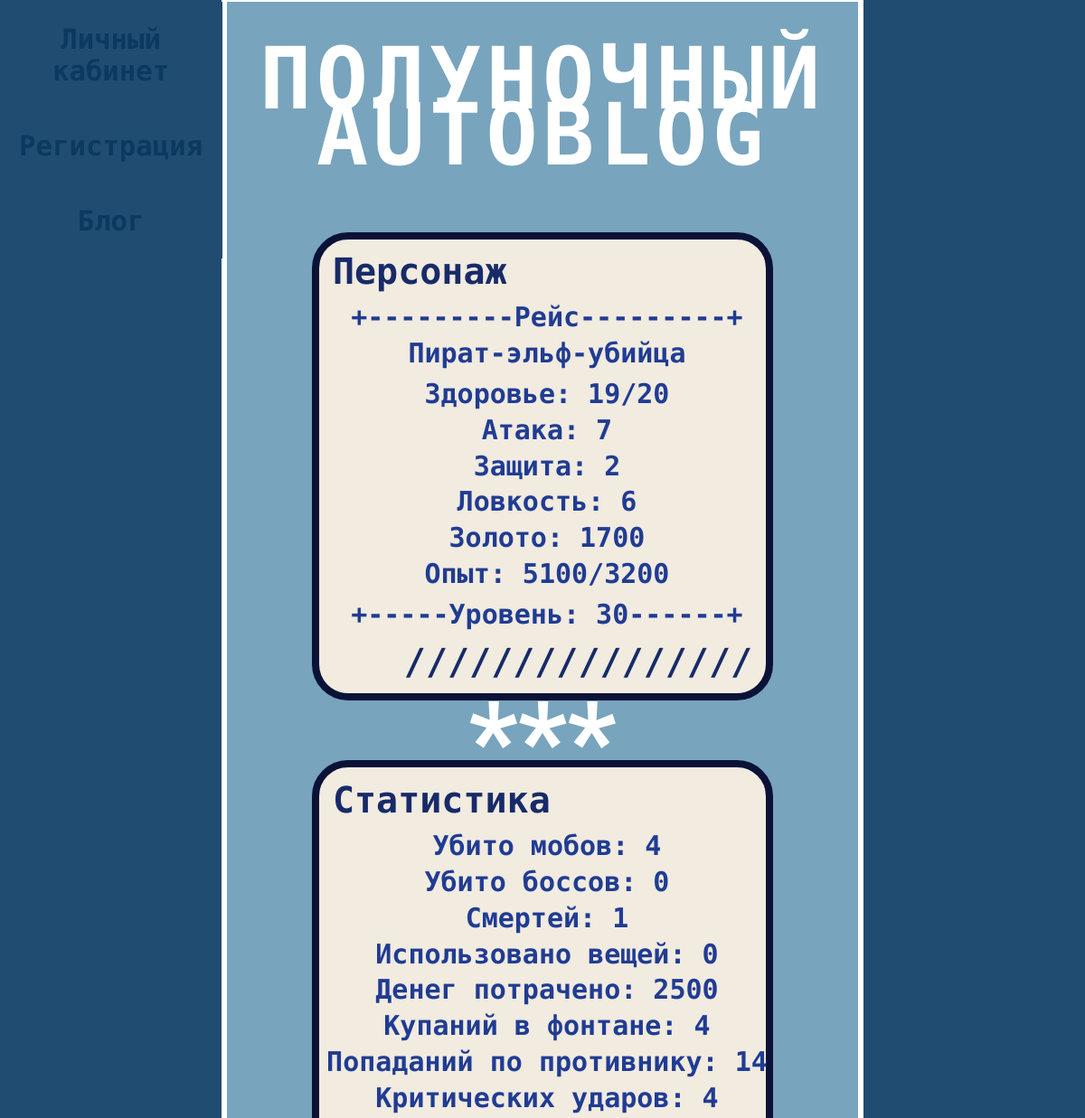
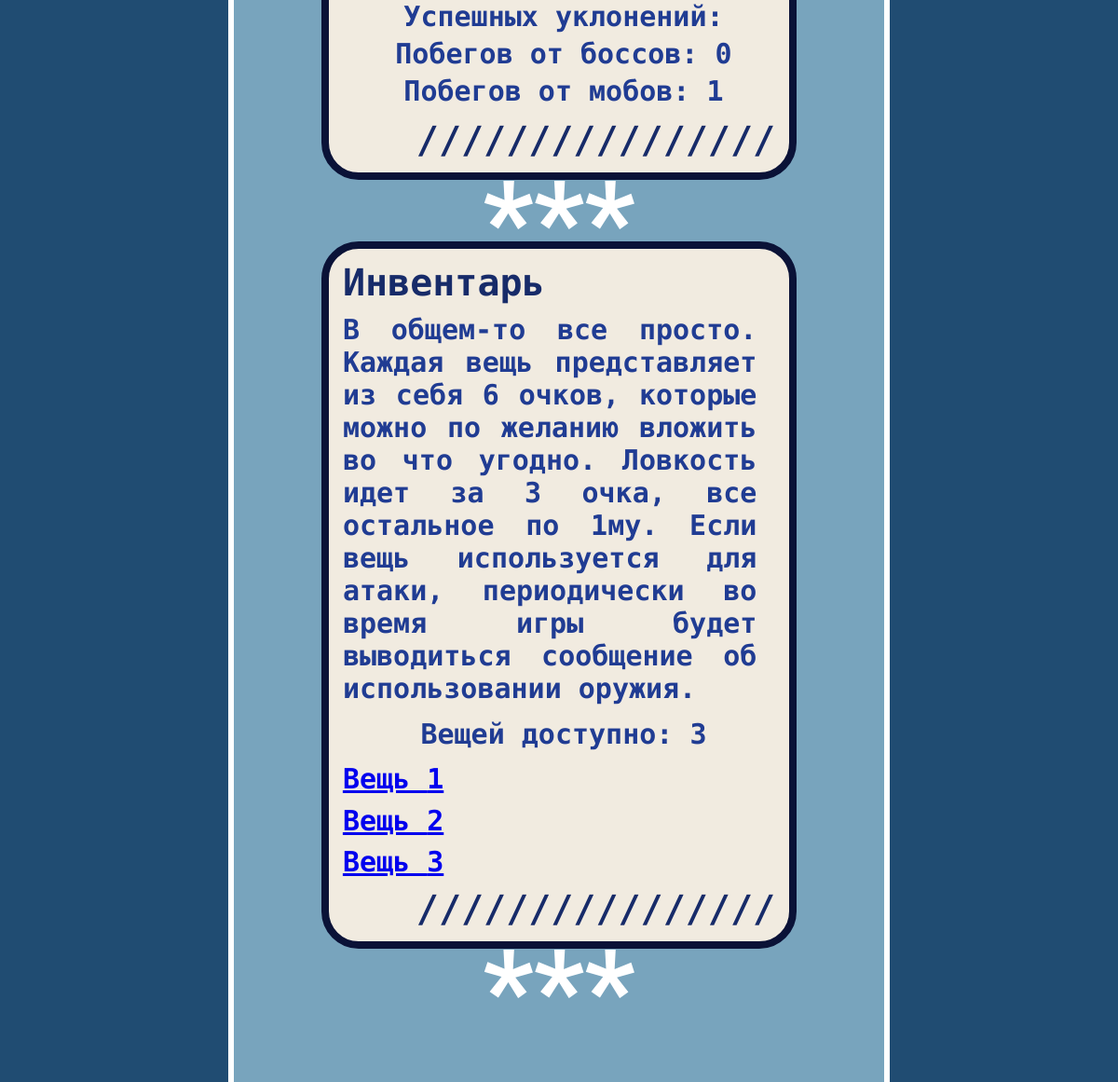
The app's page /profile/show_char (signed in) with its own data (2 pictures, top to bottom).
### models.py (models this page shows, shortened)
class Statistics(db.Model):
    id = db.Column(db.Integer, primary_key=True)
    mobKill = db.Column(db.Integer)
    bossKill = db.Column(db.Integer)
    death = db.Column(db.Integer)
    itemsUsed = db.Column(db.Integer)
    moneySpend = db.Column(db.Integer)
    fountainHealing = db.Column(db.Integer)
    hits = db.Column(db.Integer)
    criticalHits = db.Column(db.Integer)
    successAvoiding = db.Column(db.Integer)
    leavingBossFights = db.Column(db.Integer)
    leavingMobFights = db.Column(db.Integer)
    char_id = db.Column(db.Integer, db.ForeignKey("characters.id"))

class Characters(db.Model):
    id = db.Column(db.Integer, primary_key=True)
    name = db.Column(db.String(50))
    story = db.Column(db.Text)
    hp = db.Column(db.Integer)
    max_hp = db.Column(db.Integer)
    attack = db.Column(db.Integer)
    defense = db.Column(db.Integer)
    initiative = db.Column(db.Integer)
    points = db.Column(db.Integer)
    money = db.Column(db.Integer)
    level = db.Column(db.Integer)
    exp = db.Column(db.Integer)
    next_level_exp = db.Column(db.Integer)
    autosave = db.Column(db.Boolean)
    items_available = db.Column(db.Integer, nullable=True)
    user_id = db.Column(db.Integer, db.ForeignKey("users.id"), nullable=True)

### app.py (the view)
@app.route("/profile/show_char", methods=["POST", "GET"])
@login_required
def show_char():
    char = getCharacterByUserId(current_user.get_id())
    if not char:
        redirect(url_for(get_char))
    items = getItemsByChar(char.id) #получаем имеющиеся вещи чара
    if char.items_available != len(items):
        for i in range(char.items_available - len(items)):
            makeEmptyItem(char.id)
    items = getItemsByChar(char.id)  #еще раз получаем их после создания, если они до этого не были созданы
    itemsIds = list(map(lambda x: x.id, items))
    stat = getStatistic(char.id)
    info = in_web_presentation(char)
    return render_template("show_char.html", menu=menu, title="Персонаж", info=info, stat=stat, char=char, itemsIds=itemsIds, length=len(itemsIds))

### UserLogin.py (called while the page is built)
    def fromDB(self, user):
        self.__user = user
        return self

    def get_id(self):
        return self.__user.id

### app.py (called while the page is built)
@login_manager.user_loader
def load_user(user_id):
    return UserLogin().fromDB(getUser(user_id))

### models.py (called while the page is built)
def getItemsByChar(char_id):
    with db.session() as s:
        try:
            its = Items.query.filter_by(char_id=char_id).all()
            if not its:
                print("Вещей не найдено")
                return its
            else:
                return its
        except:
            print("Что-то пошло не так при загрузке вещей")

def getStatistic(char_id):
    with db.session() as s:
        s.expire_on_commit = False
        try:
            s = Statistics.query.filter_by(char_id=char_id).first()
            if not s:
                print("Статистика не найдена")
                return False
            return s
        except:
            print("Что-то пошло не так при загрузке статистики")

def getCharacterByUserId(user_id):
    with db.session() as s:
        s.expire_on_commit = False #другое решение возникшей проблемы, судя по всему "нейтрализует" ленивую загрузку
        try:
            u = Characters.query.filter_by(user_id=user_id).first()
            u.items_available = u.level // 10  # сходу вычисляем сколько вещей доступно
            if not u:
                print("Пользователь не найден")
                return False
            s.commit()
            return u
        except:
            s.rollback()
            print("Что-то пошло не так при загрузке пользователя")

def getUser(user_id):
    try:
        u = Users.query.get(user_id)
        if not u:
            print("Пользователь не найден")
            return False
        return u
    except:
        print("Что-то пошло не так при загрузке пользователя")

### templates/show_char.html
{% extends "base.html"%}
{% block content %}
{{ super() }}
    <div class="post">
        <div class="nickname">Персонаж</div>
            {% for line in info %}
            <div class="show_char">{{ line }}</div>
            {% endfor %}
        <div class="dateandtime">////////////////</div>
    </div>
    <div class="sign-wrap-3">
        <span class="sign_word">***</span>
    </div>
    <div class="post">
        <div class="nickname">Статистика</div>
        <div class="show_char">Убито мобов: {{stat.mobKill}}</div>
        <div class="show_char">Убито боссов: {{stat.bossKill}}</div>
        <div class="show_char">Смертей: {{stat.death}}</div>
        <div class="show_char">Использовано вещей: {{stat.itemsUsed}}</div>
        <div class="show_char">Денег потрачено: {{stat.moneySpend}}</div>
        <div class="show_char">Купаний в фонтане: {{stat.fountainHealing}}</div>
        <div class="show_char">Попаданий по противнику: {{stat.hits}}</div>
        <div class="show_char">Критических ударов: {{stat.criticalHits}}</div>
        <div class="show_char">Успешных уклонений: {{stat.successAvoidings}}</div>
        <div class="show_char">Побегов от боссов: {{stat.leavingBossFights}}</div>
        <div class="show_char">Побегов от мобов: {{stat.leavingMobFights}}</div>
        <div class="dateandtime">////////////////</div>
    </div>
    <div class="sign-wrap-3">
        <span class="sign_word">***</span>
    </div>
        <div class="post">
        <div class="nickname">Инвентарь</div>
        <div class="text"> В общем-то все просто. Каждая вещь представляет из себя 6 очков, которые можно по желанию вложить во что угодно.
        Ловкость идет за 3 очка, все остальное по 1му. Если вещь используется для атаки, периодически во время игры будет выводиться сообщение об использовании оружия.</div>
        <div class="show_char">Вещей доступно: {{char.items_available}}</div>
            <div class="form">
            {% for i in range(length) %}
            <p class="linename"><a href="{{ url_for('show_item', id=itemsIds[i])}}">Вещь {{i+1}}</a></p>
            {% endfor %}
            </div>
        <div class="dateandtime">////////////////</div>
        </div>
    <div class="sign-wrap-3">
        <span class="sign_word">***</span>
    </div>
{% endblock %}

### templates/base.html (shortened to what this page needs)
<!DOCTYPE html>
<html lang="en">
<head>
    <link rel="stylesheet" href="../static/css/styles.css">
</head>
<body>
    {% block content %}
    {% block mainmenu %}
        <nav>
        {% for m in menu%}
        <a href="{{url_for(m.url)}}" class="menu">{{m.name}}</a>
        {% endfor %}
        </nav>
    {% endblock mainmenu %}
<main>
    <div class="sign-wrap-1">
        <span class="sign_word">ПОЛУНОЧНЫЙ AUTOBLOG</span>
    </div>
    {% endblock %}
</main>
</body>
</html>

### static/css/styles.css (style rules this page uses)
body { background-color: #204c72; }
div.post { margin: 1.5% 13.5% 3% 13.5%; border: solid #0a1237 6pt; border-radius: 40px; background-color: #f1ebe0; }
div.nickname { font-size: 40px; font-weight: bold; padding-left: 3%; padding-top: 2.5%; color: #172b69; padding-bottom: 2%; font-family: 'Ubuntu Mono', monospace; }
div.text { font-size: 30px; font-weight: bold; padding: 0% 3% 3% 3%; color: #203c93; font-family: 'Ubuntu Mono', monospace; text-align: justify; width: 90%; }
div.show_char { font-size: 30px; font-weight: bold; padding: 0% 1% 1% 1%; color: #203c93; font-family: 'Ubuntu Mono', monospace; text-align: center; width: 100%; }
div.dateandtime { font-size: 40px; font-weight: bold; line-height: 50px; padding: 1% 3% 2% 3%; color: #172b69; font-family: 'Ubuntu Mono', monospace; text-align: right; }
div.post + div.sign-wrap-3 { margin-bottom: -5%; }
p.linename { font-size: 30px; font-weight: bold; color: #203c93; font-family: 'Ubuntu Mono', monospace; margin-block-end: 0px; margin-block-start: 0px; padding-bottom: 1%; padding-top: 3%; }
div.form { margin-left: 3%; width: 50%; }
main { margin: -1% 20%; background-color: #78a4bd; border: solid white 5pt; display: flex; flex-direction: column; padding-bottom: 13%; }
nav { width: 20%; float: left; position: fixed; margin-top: 0.5%; margin-left: -0.7%; }
a.menu { padding-top: 10%; padding-bottom: 10%; display: block; font-size: 23pt; font-weight: bolder; text-decoration: none; background-color: #204c72; color: #0b3960; transition: all, 0.5s, ease, 0.5s; font-family: 'Ubuntu Mono', monospace; font-style: normal; text-align: center; width: 102.5%; }
.sign-wrap-1 { text-align: center; padding: 60px 20px; }
.sign-wrap-1 .sign_word { font-size: 95px; font-weight: bold; line-height: 50px; color: #FFF; font-family: 'Ubuntu Mono', monospace; text-transform: uppercase; animation: neon-1 .1s ease-in-out infinite alternate; letter-spacing: 4pt; }
.sign-wrap-3 { text-align: center; }
.sign-wrap-3 .sign_word { font-size: 120px; font-weight: bold; line-height: 50px; color: #FFF; font-family: 'Roboto', sans-serif; text-transform: uppercase; animation: neon-3 5s steps(1, start) infinite reverse; }

### records on screen
Statistics: mobKill "4", bossKill "0", death "1", itemsUsed "0", moneySpend "2500", fountainHealing "4", hits "14", criticalHits "4", leavingBossFights "0", leavingMobFights "1"
Characters: items_available "3"

### other values on screen
{{ m.name }} "Личный кабинет" "Регистрация" "Блог"
{{ line }} "+---------Рейс---------+" "Пират-эльф-убийца" "Здоровье: 19/20" "Атака: 7" "Защита: 2" "Ловкость: 6" "Золото: 1700" "Опыт: 5100/3200" "+-----Уровень: 30------+"
{{ i+1 }} "1" "2" "3"
